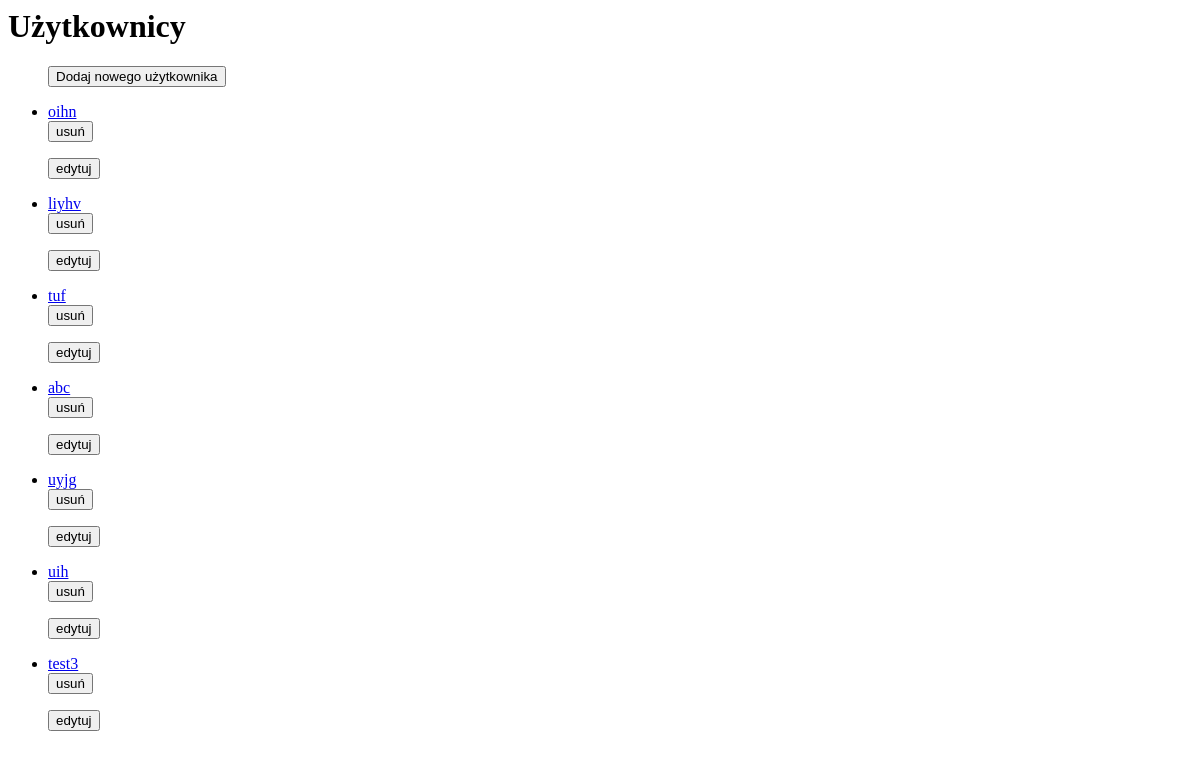
The app's page /projekt/, older data.
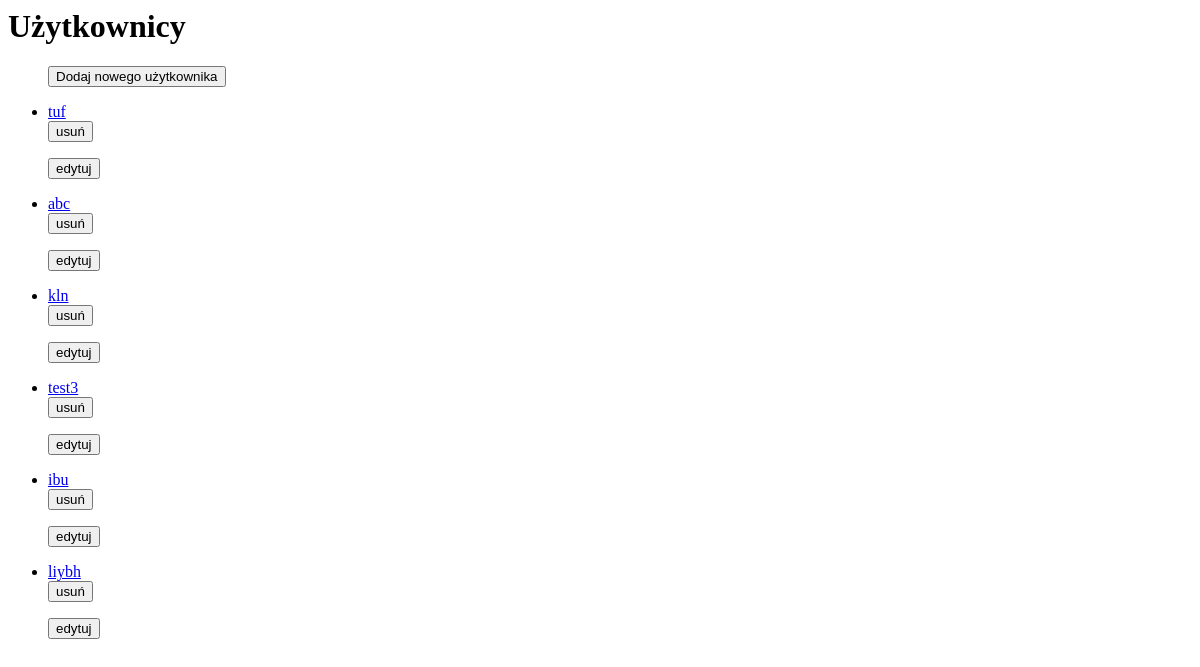
The same page, newer data.
### projekt/models.py (models this page shows, shortened)
class User(models.Model):
    name = models.CharField('name', max_length=30)
    surname = models.CharField('surname', max_length=30, default="surname")
    date_of_birth = models.DateField('date of birth', default=timezone.now)
    login = models.CharField('login', max_length=30, default="login")
    is_deleted = models.BooleanField('is_deleted', default=False)

### projekt/views.py (the view)
# urls.py: path('', views.index, name='index'),
def index(request):
    all_users = User.objects.all().filter(is_deleted=False).order_by('id')
    context = {'all_users': all_users}
    return render(request, 'projekt/index.html', context)

### projekt/templates/projekt/index.html
<body>
  <div class="list_content">
    <h1> Użytkownicy </h1>
    <ul class="list">
      <form action="/add_user/" method="get">
        <button type="submit" id="form_add">Dodaj nowego użytkownika</button>
      </form>
      {% for user in all_users %}
        <li class="item_complited"><a href="/projekt/{{user.id}}/">{{ user.name }}</a>
          <form action="/delete_user/{{user.id}}/" method="post" id="form_delete">{% csrf_token %}
            <button type="submit" id="delete_button" id="cross">usuń</button>
          </form>
          <form action="/edit_user/{{user.id}}/" method="get">
            <button type="submit" id="edit_button">edytuj</button>
          </form>
        </li>
      {% endfor %}
    </ul>
  </div>
</body>

Row changes from the older to the newer data that the page shows:
removed User: name "oihn"
no longer on this page (row edited): User: name "liyhv"
removed User: name "uih"
changed User: name "uyjg" → "kln"
added User: name "ibu"
added User: name "liybh"
